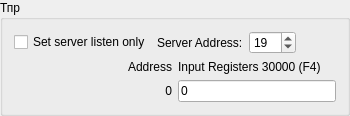
       <widget class="QGroupBox" name="gbT">
        <property name="title">
         <string>Тпр</string>
        </property>
        <layout class="QVBoxLayout" name="verticalLayout_5">
         <item>
          <layout class="QHBoxLayout" name="horizontalLayout_7">
           <property name="sizeConstraint">
            <enum>QLayout::SetMinimumSize</enum>
           </property>
           <item>
            <widget class="QCheckBox" name="listenOnlyBox_5">
             <property name="text">
              <string>Set server listen only</string>
             </property>
            </widget>
           </item>
           <item>
            <widget class="QLabel" name="label_41">
             <property name="sizePolicy">
              <sizepolicy hsizetype="Maximum" vsizetype="Preferred">
               <horstretch>0</horstretch>
               <verstretch>0</verstretch>
              </sizepolicy>
             </property>
             <property name="text">
              <string>Server Address:</string>
             </property>
            </widget>
           </item>
           <item>
            <widget class="QSpinBox" name="serverEdit_5">
             <property name="sizePolicy">
              <sizepolicy hsizetype="Maximum" vsizetype="Fixed">
               <horstretch>0</horstretch>
               <verstretch>0</verstretch>
              </sizepolicy>
             </property>
             <property name="minimum">
              <number>1</number>
             </property>
             <property name="maximum">
              <number>247</number>
             </property>
             <property name="value">
              <number>19</number>
             </property>
            </widget>
           </item>
           <item>
            <spacer name="horizontalSpacer_6">
             <property name="orientation">
              <enum>Qt::Horizontal</enum>
             </property>
             <property name="sizeHint" stdset="0">
              <size>
               <width>40</width>
               <height>20</height>
              </size>
             </property>
            </spacer>
           </item>
          </layout>
         </item>
         <item>
          <layout class="QGridLayout" name="gridLayout_7">
           <item row="1" column="0">
            <widget class="QLabel" name="label_42">
             <property name="text">
              <string>0</string>
             </property>
             <property name="alignment">
              <set>Qt::AlignRight|Qt::AlignTrailing|Qt::AlignVCenter</set>
             </property>
            </widget>
           </item>
           <item row="0" column="0">
            <widget class="QLabel" name="address_5">
             <property name="text">
              <string>Address</string>
             </property>
             <property name="alignment">
              <set>Qt::AlignRight|Qt::AlignTrailing|Qt::AlignVCenter</set>
             </property>
            </widget>
           </item>
           <item row="1" column="1">
            <widget class="QLineEdit" name="inReg_21">
             <property name="sizePolicy">
              <sizepolicy hsizetype="Preferred" vsizetype="Fixed">
               <horstretch>0</horstretch>
               <verstretch>0</verstretch>
              </sizepolicy>
             </property>
             <property name="text">
              <string>0</string>
             </property>
             <property name="maxLength">
              <number>32767</number>
             </property>
             <property name="placeholderText">
              <string>Hexadecimal A-F, a-f, 0-9.</string>
             </property>
            </widget>
           </item>
           <item row="0" column="1">
            <widget class="QLabel" name="inputRegisters_5">
             <property name="text">
              <string>Input Registers 30000 (F4)</string>
             </property>
            </widget>
           </item>
          </layout>
         </item>
        </layout>
       </widget>
